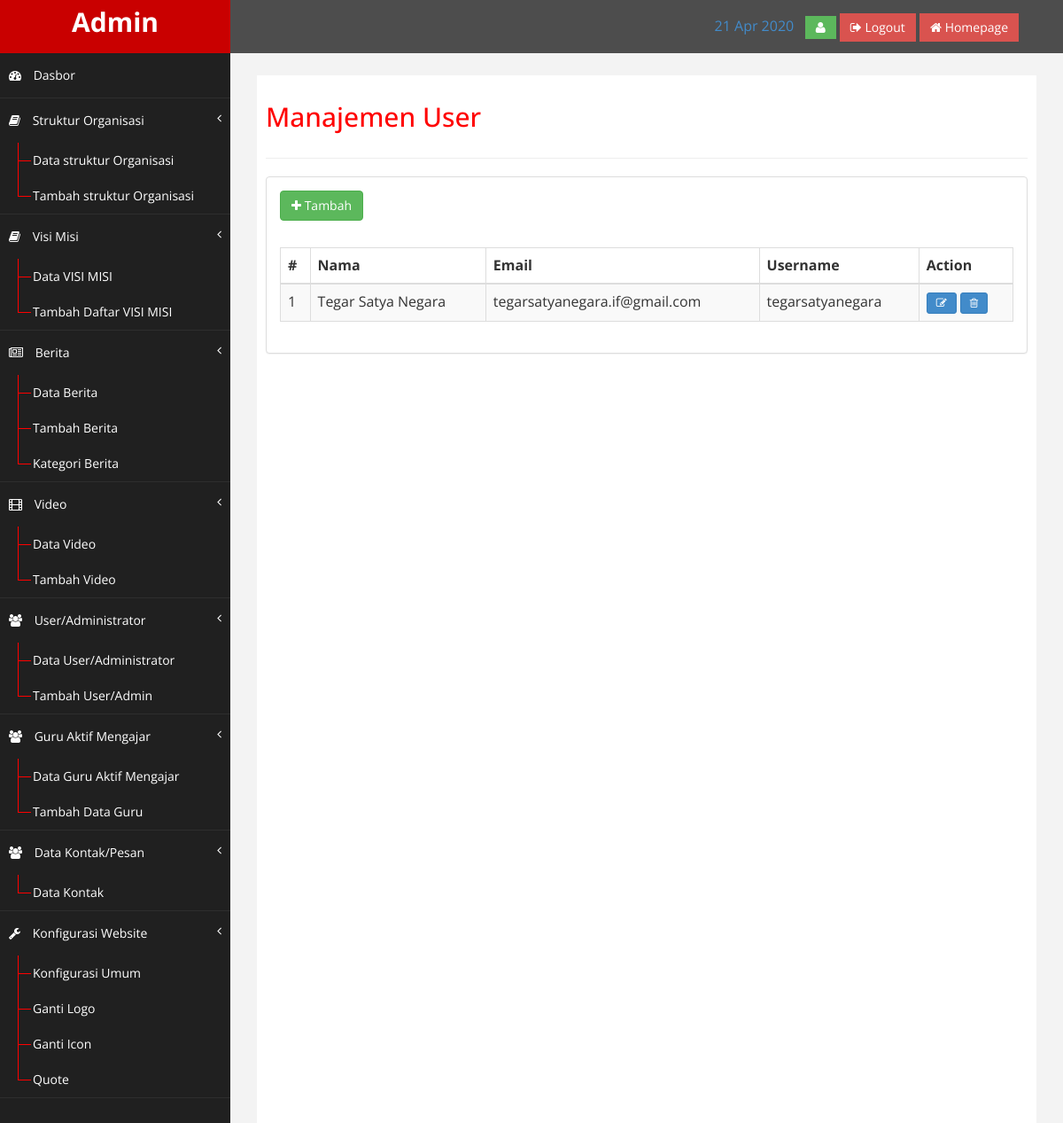
The app's page /index.php/admin/user with its own data.
### tables this page shows
CREATE TABLE `users`  (
  `id_user` int(11) NOT NULL AUTO_INCREMENT,
  `nama` varchar(50) NOT NULL,
  `email` varchar(255) NOT NULL,
  `username` varchar(32) NOT NULL,
  `password` varchar(64) NOT NULL,
  `akses_level` varchar(20) NOT NULL,
  PRIMARY KEY (`id_user`) USING BTREE,
  UNIQUE INDEX `username`(`username`) USING BTREE
);

### application/views/admin/layout/content.php (called while the page is built)
<?php
if ($isi) {
	$this->load->view($isi);
}

### application/views/admin/layout/wrapper.php (called while the page is built)
<?php
require_once('head.php');
require_once('header.php');
require_once('nav.php');
require_once('content.php');
require_once('footer.php');

### application/controllers/admin/User.php (called while the page is built, shortened)
<?php
class User extends CI_Controller
{
	public function __construct()
	{
		$this->load->model('user_model');
	}
	public function index()
	{
		$user = $this->user_model->listing();
		$data = array(
			'title' => 'Manajemen User',
			'user'	=> 	$user,
			'isi'  	=> 'admin/user/list'
		);
		$this->load->view('admin/layout/wrapper', $data);
	}
}

### index.php (called while the page is built, shortened)
<?php
require_once BASEPATH.'core/CodeIgniter.php';

### application/models/User_model.php (called while the page is built, shortened)
<?php
class User_model extends CI_Model
{
	public function listing()
	{
		$this->db->select('*');
		$this->db->from('users');
		$this->db->order_by('id_user', 'DESC');
		$query = $this->db->get();
		return $query->result();
	}
}

### application/views/admin/user/list.php (the view)
<a href="<?php echo base_url('admin/user/tambah') ?>" class="btn btn-success">
<i class="fa fa-plus"></i> Tambah</a></p>
<table class="table table-striped table-bordered table-hover" id="dataTables-example">
	<thead>
		<tr>
			<th>#</th>
			<th>Nama</th>
			<th>Email</th>
			<th>Username</th>
			<th>Action</th>
		</tr>
	</thead>
	<tbody>
		<?php $i = 1;
		foreach ($user as $user) { ?>
			<tr class="odd gradeX">
				<td><?php echo $i ?></td>
				<td><?php echo $user->nama ?></td>
				<td><?php echo $user->email ?></td>
				<td><?php echo $user->username ?></td>
				<td>
					<a href="<?php echo base_url('admin/user/edit/' . $user->id_user) ?>" class="btn btn-primary btn-sm"><i class="fa fa-edit"></i></a>
					<a href="<?php echo base_url('admin/user/delete/' . $user->id_user) ?>" class="btn btn-primary btn-sm" onClick="return confirm('Yakin ingin menghapus user ini?')"><i class="fa fa-trash-o"></i></a>
				</td>
			</tr>
		<?php $i++;
		} ?>
	</tbody>
</table>

### assets/admin/assets/css/custom.css (style rules this page uses)
body { font-family: 'Open Sans', sans-serif; }

### records on screen
users: nama "Tegar Satya Negara", email "tegarsatyanegara.if@gmail.com", username "tegarsatyanegara"

### other values on screen
$title "Manajemen User"
